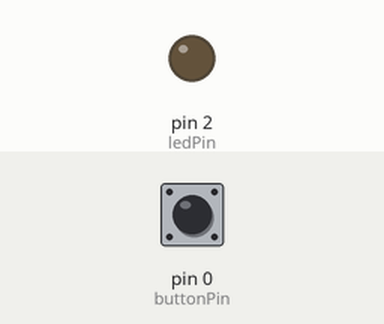
The sketch below on a simulated Arduino Uno, built with avr-gcc and run on an emulated ATmega328P. On the bench: output pins drawn as LEDs (lit = HIGH). The test bench sets the inputs (shaded band); at power-on: pin 0 (buttonPin) HIGH.

Above: at 1.2 s.
1.3 s: pin 0 (buttonPin) pulled LOW for 0.15 s
At 1.37 s:
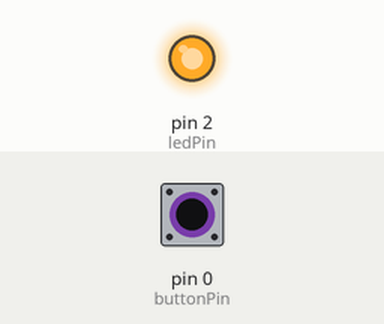
2.9 s: pin 0 (buttonPin) pulled LOW for 3.2 s
At 6.5 s:
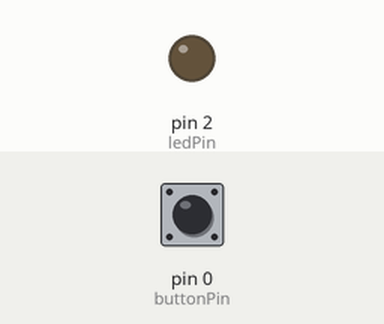
Timing chart, 0 to 8.0 s (numbered marks = the images above; inputs shaded):
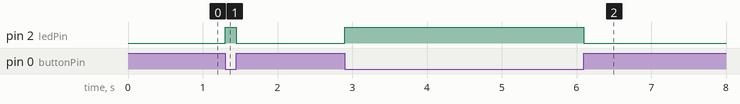

The sketch:

button_led.ino
```cpp
const int buttonPin = 0;
const int ledPin = 2;

int counter = 0;
bool buttonPressed = false;

void setup()
{
  pinMode(buttonPin, INPUT_PULLUP);
  pinMode(ledPin, OUTPUT);
}

void loop()
{
  bool newButtonPressed = !digitalRead(buttonPin);
  digitalWrite(ledPin,newButtonPressed); // led ON when button pressed
  if (newButtonPressed && !buttonPressed) {
    counter++;
  }
  buttonPressed = newButtonPressed;
}
```

Measured:
- after the input at 1.3 s, pin 2 (ledPin): LOW → HIGH at once, → LOW 0.15 s later
- after the input at 2.9 s, pin 2 (ledPin): LOW → HIGH at once, → LOW 3.2 s later
